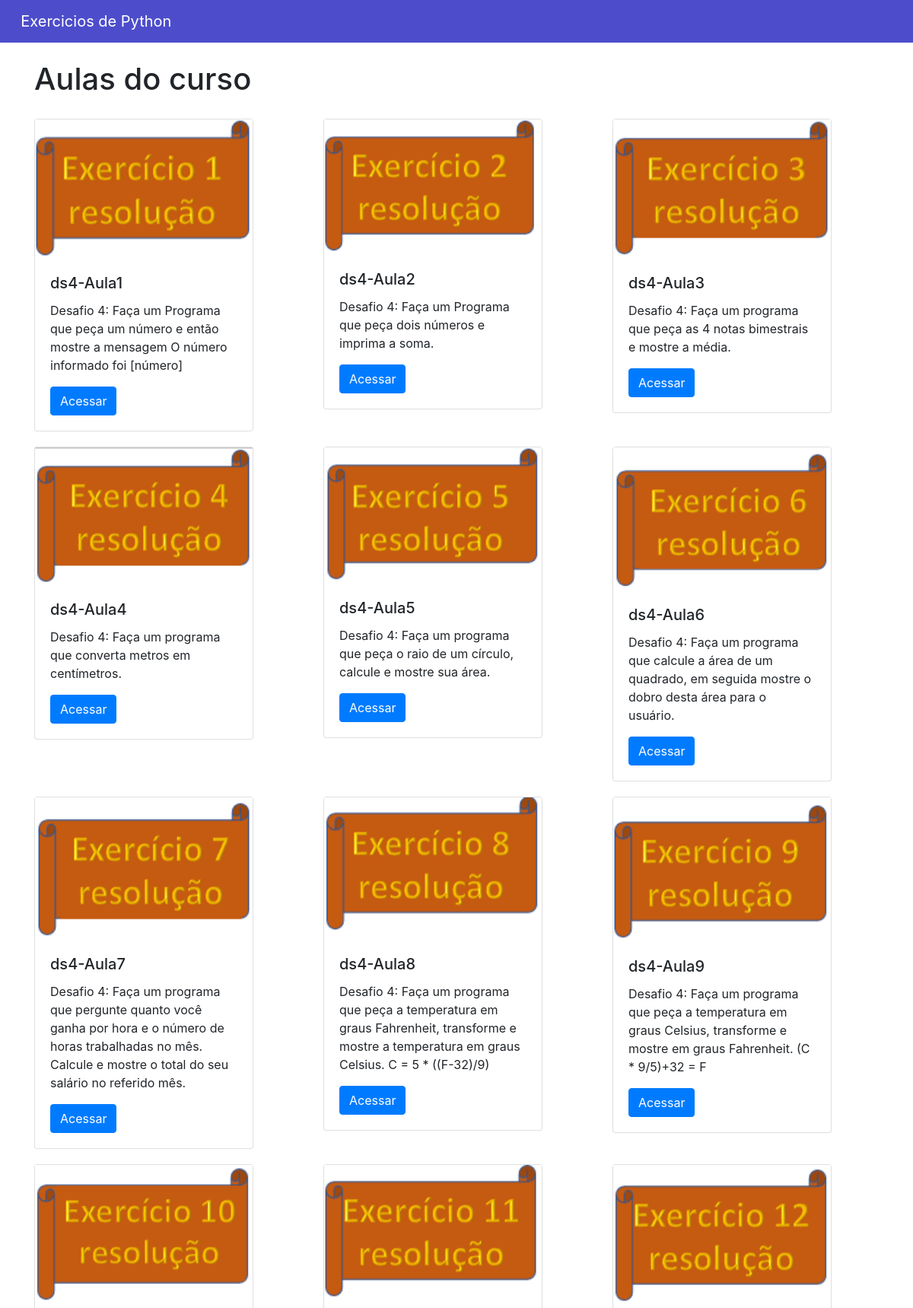
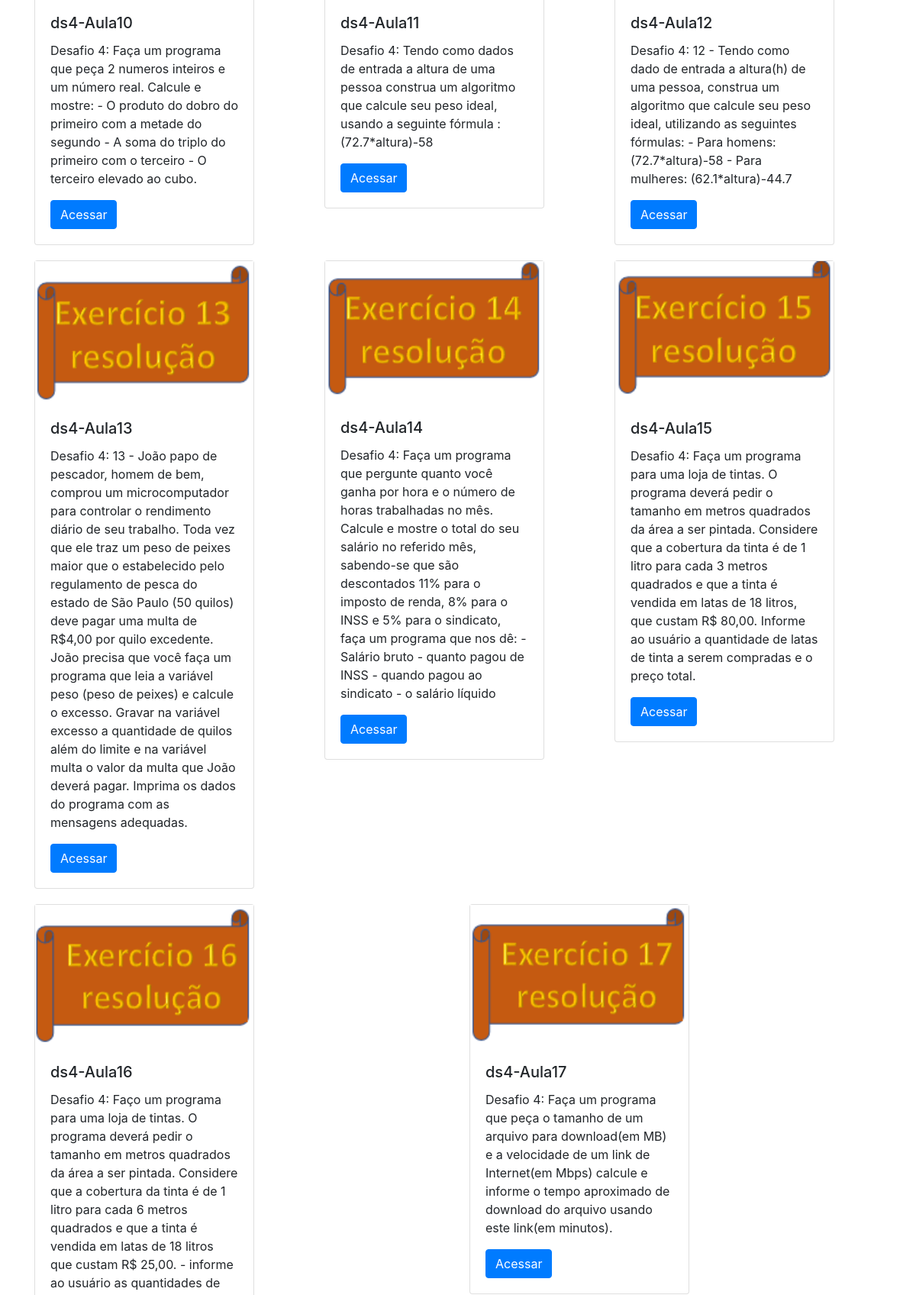
/home/curso/7 (upper part), run on the app's committed database (2 pictures, top to bottom).
### cursos/models.py (models this page shows, shortened)
class Aulas(models.Model):
    nome = models.CharField(max_length = 100)
    descricao =  models.TextField()
    aula = models.FileField(upload_to = 'aulas')
    capa = models.ImageField(upload_to = 'capa')
    curso = models.ForeignKey(Cursos, on_delete = models.DO_NOTHING)

### cursos/views.py (the view)
# urls.py: path('curso/<int:id>', views.curso, name='curso'),
def curso(request, id):
    v_curso = Cursos.objects.get(id = id)
    usuario_logado = request.session.get('usuario')
    aulas = Aulas.objects.filter(curso = v_curso)
    return render(request, 'curso.html', {'aulas': aulas,'usuario': usuario_logado})

### cursos/templates/curso.html (shortened to what this page needs)
{% extends 'base.html'%}
{% block 'body' %}
<div class="container">
  <br>
  <h1>Aulas do curso</h1>
  <div class="row">
      {% for i in aulas %}
          <div style="margin-top: 20px;" class="col-md">
              <div class="card" style="width: 18rem;">
                <img src="{{i.capa.url}}">
                  <div class="card-body">
                    <h5 class="card-title">{{i.nome}}</h5>
                    <p class="card-text">{{i.descricao}}</p>
                    <a href="{% url 'aula' i.id %}" class="btn btn-primary">Acessar</a>
                  </div>
                </div>
          </div>
      {% endfor %}
  </div>
</div>
{% endblock %}

### data on the page
Aulas: capa (picture), nome "ds4-Aula1", descricao "Desafio 4: Faça um Programa que peça um número e então mostre a mensagem O número informado foi [número]"
Aulas: capa (picture), nome "ds4-Aula2", descricao "Desafio 4: Faça um Programa que peça dois números e imprima a soma."
Aulas: capa (picture), nome "ds4-Aula3", descricao "Desafio 4: Faça um programa que peça as 4 notas bimestrais e mostre a média."
Aulas: capa (picture), nome "ds4-Aula4", descricao "Desafio 4: Faça um programa que converta metros em centímetros."
Aulas: capa (picture), nome "ds4-Aula5", descricao "Desafio 4: Faça um programa que peça o raio de um círculo, calcule e mostre sua área."
Aulas: capa (picture), nome "ds4-Aula6", descricao "Desafio 4: Faça um programa que calcule a área de um quadrado, em seguida mostre o dobro desta área para o usuário."
Aulas: capa (picture), nome "ds4-Aula7", descricao "Desafio 4: Faça um programa que pergunte quanto você ganha por hora e o número de horas trabalhadas no mês. Calcule e mostre o total do seu salário no referido mês."
Aulas: capa (picture), nome "ds4-Aula8", descricao "Desafio 4: Faça um programa que peça a temperatura em graus Fahrenheit, transforme e mostre a temperatura em graus Celsius. C = 5 * ((F-32)/9)"
Aulas: capa (picture), nome "ds4-Aula9", descricao "Desafio 4: Faça um programa que peça a temperatura em graus Celsius, transforme e mostre em graus Fahrenheit. (C * 9/5)+32 = F"
Aulas: capa (picture), nome "ds4-Aula10", descricao "Desafio 4: Faça um programa que peça 2 numeros inteiros e um número real. Calcule e mostre: - O produto do dobro do primeiro com a metade do segundo - A soma do triplo do primeiro com o terceiro - O terceiro elevado ao cubo."
Aulas: capa (picture), nome "ds4-Aula11", descricao "Desafio 4: Tendo como dados de entrada a altura de uma pessoa construa um algoritmo que calcule seu peso ideal, usando a seguinte fórmula : (72.7*altura)-58"
Aulas: capa (picture), nome "ds4-Aula12", descricao "Desafio 4: 12 - Tendo como dado de entrada a altura(h) de uma pessoa, construa um algoritmo que calcule seu peso ideal, utilizando as seguintes fórmulas: - Para homens: (72.7*altura)-58 - Para mulheres: (62.1*altura)-44.7"
Aulas: capa (picture), nome "ds4-Aula13", descricao "Desafio 4: 13 - João papo de pescador, homem de bem, comprou um microcomputador para controlar o rendimento diário de seu trabalho. Toda vez que ele traz um peso de peixes maior que o estabelecido pelo regulamento de pesca do estado de São Paulo (50 quilos) deve pagar uma multa de R$4,00 por quilo excedente. João precisa que você faça um programa que leia a variável peso (peso de peixes) e calcule o excesso. Gravar na variável excesso a quantidade de quilos além do limite e na variável multa o valor da multa que João deverá pagar. Imprima os dados do programa com as mensagens adequadas."
Aulas: capa (picture), nome "ds4-Aula14", descricao "Desafio 4: Faça um programa que pergunte quanto você ganha por hora e o número de horas trabalhadas no mês. Calcule e mostre o total do seu salário no referido mês, sabendo-se que são descontados 11% para o imposto de renda, 8% para o INSS e 5% para o sindicato, faça um programa que nos dê: - Salário bruto - quanto pagou de INSS - quando pagou ao sindicato - o salário líquido"
Aulas: capa (picture), nome "ds4-Aula15", descricao "Desafio 4: Faça um programa para uma loja de tintas. O programa deverá pedir o tamanho em metros quadrados da área a ser pintada. Considere que a cobertura da tinta é de 1 litro para cada 3 metros quadrados e que a tinta é vendida em latas de 18 litros, que custam R$ 80,00. Informe ao usuário a quantidade de latas de tinta a serem compradas e o preço total."
Aulas: capa (picture), nome "ds4-Aula16"
Aulas: capa (picture), nome "ds4-Aula17", descricao "Desafio 4: Faça um programa que peça o tamanho de um arquivo para download(em MB) e a velocidade de um link de Internet(em Mbps) calcule e informe o tempo aproximado de download do arquivo usando este link(em minutos)."
